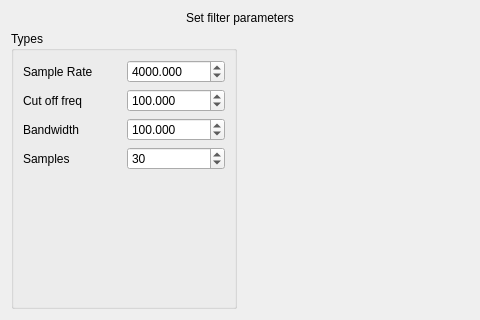
<?xml version="1.0" encoding="UTF-8"?>
<ui version="4.0">
 <class>PageFilterParameters</class>
 <widget class="QWizardPage" name="PageFilterParameters">
  <property name="geometry">
   <rect>
    <x>0</x>
    <y>0</y>
    <width>480</width>
    <height>320</height>
   </rect>
  </property>
  <property name="windowTitle">
   <string>WizardPage</string>
  </property>
  <layout class="QGridLayout" name="gridLayout" columnstretch="1,1">
   <item row="1" column="0">
    <widget class="QGroupBox" name="groupBox">
     <property name="minimumSize">
      <size>
       <width>180</width>
       <height>0</height>
      </size>
     </property>
     <property name="maximumSize">
      <size>
       <width>300</width>
       <height>16777215</height>
      </size>
     </property>
     <property name="title">
      <string>Types</string>
     </property>
     <layout class="QGridLayout" name="gridLayout_2">
      <item row="1" column="0">
       <widget class="QLabel" name="label_3">
        <property name="text">
         <string>Cut off freq</string>
        </property>
       </widget>
      </item>
      <item row="7" column="1">
       <spacer name="verticalSpacer">
        <property name="orientation">
         <enum>Qt::Vertical</enum>
        </property>
        <property name="sizeHint" stdset="0">
         <size>
          <width>20</width>
          <height>40</height>
         </size>
        </property>
       </spacer>
      </item>
      <item row="2" column="0">
       <widget class="QLabel" name="label">
        <property name="text">
         <string>Bandwidth</string>
        </property>
       </widget>
      </item>
      <item row="0" column="0">
       <widget class="QLabel" name="label_2">
        <property name="text">
         <string>Sample Rate</string>
        </property>
       </widget>
      </item>
      <item row="3" column="0">
       <widget class="QLabel" name="label_4">
        <property name="text">
         <string>Samples</string>
        </property>
       </widget>
      </item>
      <item row="0" column="1">
       <widget class="QDoubleSpinBox" name="doubleSpinBoxSampleRate">
        <property name="decimals">
         <number>3</number>
        </property>
        <property name="maximum">
         <double>99999.998999999996158</double>
        </property>
        <property name="singleStep">
         <double>10.000000000000000</double>
        </property>
        <property name="value">
         <double>4000.000000000000000</double>
        </property>
       </widget>
      </item>
      <item row="3" column="1">
       <widget class="QSpinBox" name="spinBoxSamples">
        <property name="minimum">
         <number>5</number>
        </property>
        <property name="maximum">
         <number>1000</number>
        </property>
        <property name="singleStep">
         <number>5</number>
        </property>
        <property name="value">
         <number>30</number>
        </property>
       </widget>
      </item>
      <item row="1" column="1">
       <widget class="QDoubleSpinBox" name="doubleSpinBoxCutOff">
        <property name="decimals">
         <number>3</number>
        </property>
        <property name="maximum">
         <double>99999.998999999996158</double>
        </property>
        <property name="singleStep">
         <double>10.000000000000000</double>
        </property>
        <property name="value">
         <double>100.000000000000000</double>
        </property>
       </widget>
      </item>
      <item row="2" column="1">
       <widget class="QDoubleSpinBox" name="doubleSpinBoxBandWidth">
        <property name="decimals">
         <number>3</number>
        </property>
        <property name="maximum">
         <double>99999.998999999996158</double>
        </property>
        <property name="singleStep">
         <double>10.000000000000000</double>
        </property>
        <property name="value">
         <double>100.000000000000000</double>
        </property>
       </widget>
      </item>
     </layout>
    </widget>
   </item>
   <item row="1" column="1">
    <widget class="QWidget" name="plotPreview" native="true">
     <property name="minimumSize">
      <size>
       <width>220</width>
       <height>220</height>
      </size>
     </property>
    </widget>
   </item>
   <item row="0" column="0" colspan="2">
    <widget class="QLabel" name="Title">
     <property name="text">
      <string>Set filter parameters</string>
     </property>
     <property name="alignment">
      <set>Qt::AlignCenter</set>
     </property>
    </widget>
   </item>
  </layout>
 </widget>
 <resources/>
 <connections/>
</ui>
